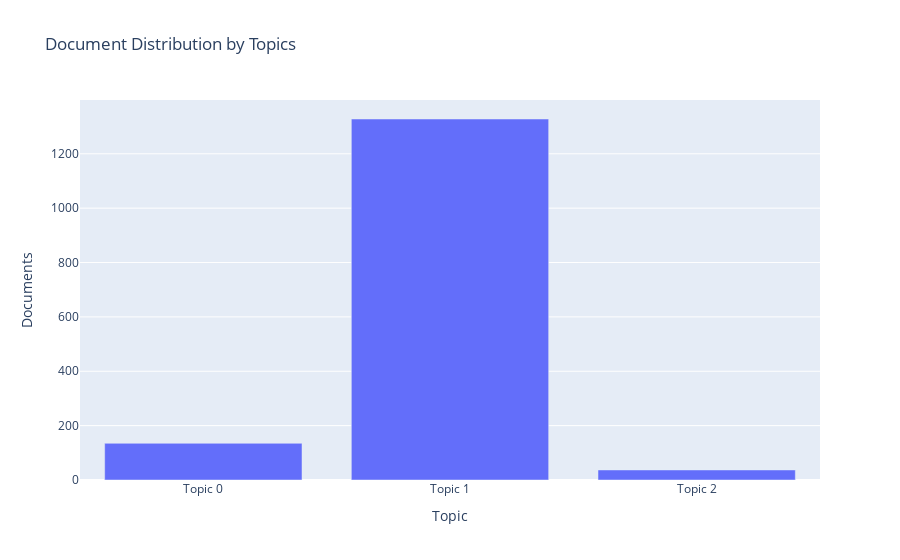

Here is the notebook cell this chart was saved with:
### Markdown cell above
<a id = "1.0"></a>
<p style="font-size:20px;color:#34656d;font-family:'Comic Sans MS';text-align:left;border-radius:5px;">
<strong>Análisis</strong></p>

### Code cell
plot_model(model=lda, plot = 'topic_distribution')

### Figure 1 — Plotly figure (JSON) as saved in the notebook; plotly's stock layout.template omitted (floating-point values rounded to 4 significant figures)
{"data": [{"alignmentgroup": "True", "customdata": [["check, first, give, say, door, take, tell, book, call, arrive"], ["clean, nice, breakfast, friendly, location, comfortable, place, bed, well, area"], ["dirty, smell, help, still, motel, carpet, terrible, egg, beach, hope"]], "hovertemplate": "Topic=%{x}<br>Documents=%{y}<br>Keyword=%{customdata[0]}<extra></extra>", "legendgroup": "", "marker": {"color": "#636efa", "pattern": {"shape": ""}}, "name": "", "offsetgroup": "", "orientation": "v", "showlegend": false, "textposition": "auto", "type": "bar", "x": ["Topic 0", "Topic 1", "Topic 2"], "xaxis": "x", "y": [135, 1328, 37], "yaxis": "y"}], "layout": {"autosize": true, "barmode": "relative", "legend": {"tracegroupgap": 0}, "title": {"text": "Document Distribution by Topics"}, "xaxis": {"anchor": "y", "autorange": true, "domain": [0, 1], "range": [-0.5, 2.5], "title": {"text": "Topic"}, "type": "category"}, "yaxis": {"anchor": "x", "autorange": true, "domain": [0, 1], "range": [0, 1398.0], "title": {"text": "Documents"}, "type": "linear"}}}
